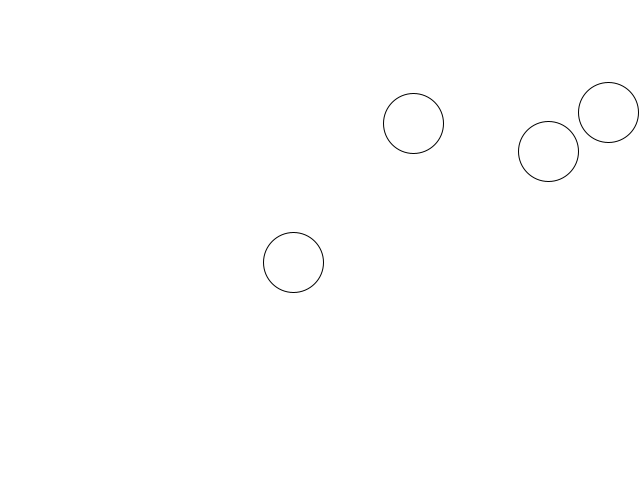
Frame 1 (no input)
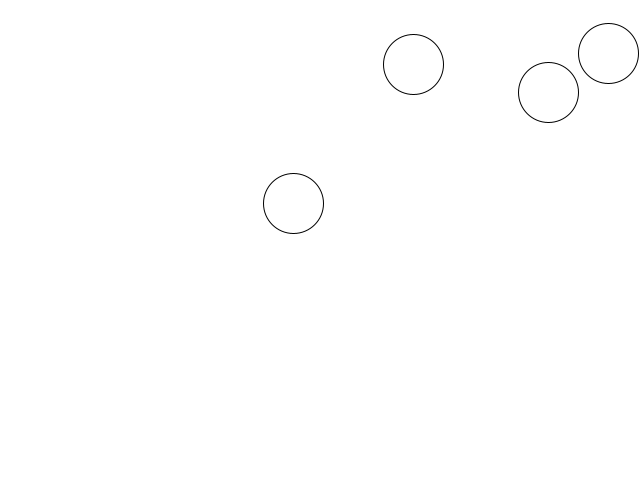
Frame 60 (the mouse pressed at the canvas centre just before this capture)
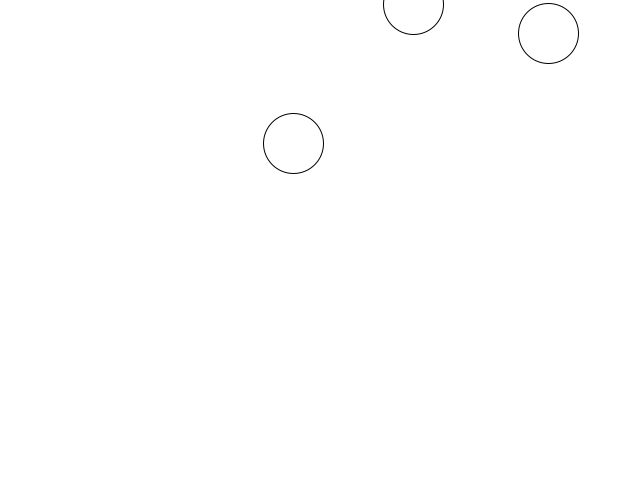
Frame 120 (the mouse held since frame 60 and released just before this capture)

The Processing sketch that drew these frames (run headless with seeded random() and noise(); from frame 60 on, the mouse is pressed at the canvas centre):

// Processing sketch: sketch_21_arraylist
// ── sketch_21_arraylist.pde
ArrayList<MyObject> myList;

void setup() {
    size( 640, 480 );
    smooth();

    // initialize myList
    myList = new ArrayList<MyObject>();
    for( int i = 0; i < 4; i++ ) {
        myList.add( new MyObject() );
    }
}

void draw() {
    background( 255 );
    fill( 255, 128 );
    stroke( 0 );

    for( int i = 0; i < myList.size(); i++ ) {
        MyObject o = (MyObject)myList.get( i );
        o.update();
        o.render();

        if( o.y <= 0 ) {
            myList.remove( i );
        }
    }
}

void mousePressed() {
    myList.add( new MyObject() );
    println( "Total elements in List: " + myList.size() );
}
// ── MyObject.pde
class MyObject {
    float x;
    float y;

    MyObject() {
        x = random( width );
        y = random( height );
    }

    void update() {
        y--;
    }

    void render() {
        ellipse( x, y, 60, 60 );
    }
}
